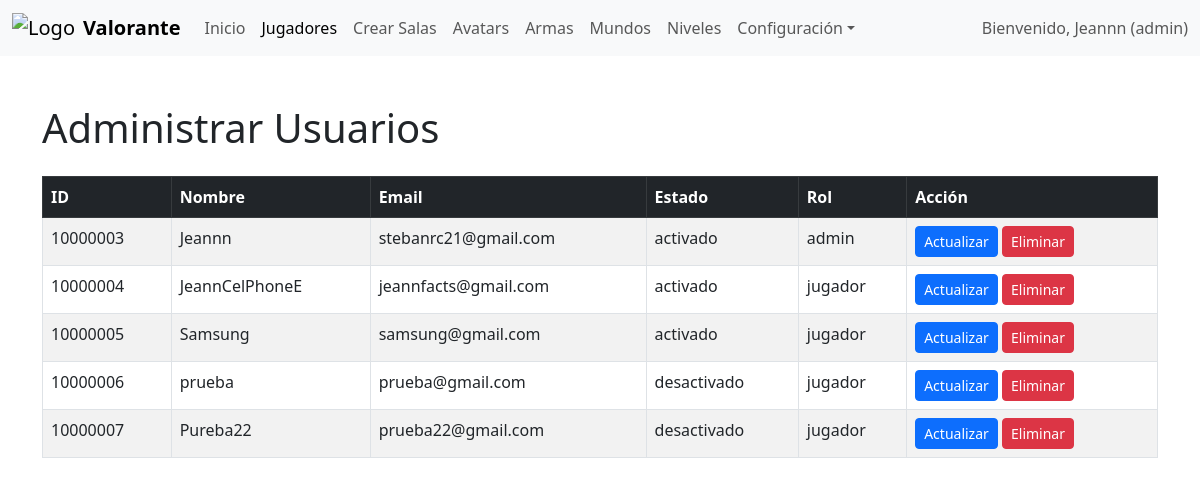
/admin/jugadores/jugadores.php (signed in), run on the app's committed database.
### tables this page shows
CREATE TABLE `usuarios` (
  `doc` int(11) NOT NULL,
  `nom_usu` varchar(255) NOT NULL,
  `contra` varchar(255) NOT NULL,
  `email` varchar(255) NOT NULL,
  `id_avatar` int(11) NOT NULL,
  `id_rol` int(11) NOT NULL,
  `id_estado` int(11) NOT NULL,
  `ultima_sesion` timestamp NOT NULL DEFAULT current_timestamp(),
  `create_at` timestamp NOT NULL DEFAULT current_timestamp(),
  `update_at` timestamp NOT NULL DEFAULT current_timestamp() ON UPDATE current_timestamp()
);

CREATE TABLE `roles` (
  `id_rol` int(11) NOT NULL,
  `nom_rol` varchar(255) NOT NULL
);

CREATE TABLE `estados` (
  `id_estado` int(11) NOT NULL,
  `nom_estado` varchar(255) NOT NULL
);

### include/consultas.php (called while the page is built, shortened)
<?php
function obtenerUsuarios() {
    return "SELECT usuarios.doc, usuarios.nom_usu, usuarios.email, estados.id_estado, nom_estado, roles.id_rol, roles.nom_rol
    FROM usuarios
    LEFT JOIN estados ON usuarios.id_estado = estados.id_estado
    LEFT JOIN roles ON usuarios.id_rol = roles.id_rol";
}
?>

### admin/jugadores/jugadores.php (the view, shortened to what this page needs)
<?php
require_once('../header.php');
?>
<body>
    <div class="container mt-5">
        <h1 class="mb-4">Administrar Usuarios</h1>
        <table class="table table-striped table-bordered">
            <thead class="table-dark">
                <tr>
                    <th>ID</th>
                    <th>Nombre</th>
                    <th>Email</th>
                    <th>Estado</th>
                    <th>Rol</th>
                    <th>Acción</th>
                </tr>
            </thead>
            <tbody>
                <?php
                try {
                    $sql = $con->prepare(obtenerUsuarios());
                    $sql->execute();
                    $filas = $sql->fetchAll(PDO::FETCH_ASSOC);
                    foreach ($filas as $detalle) {
                ?>
                    <tr>
                        <td><?php echo $detalle['doc']; ?></td>
                        <td><?php echo $detalle['nom_usu']; ?></td>
                        <td><?php echo $detalle['email']; ?></td>
                        <td><?php echo $detalle['nom_estado']; ?></td>
                        <td><?php echo $detalle['nom_rol']; ?></td>
                        <td>
                            <button class="btn btn-primary btn-sm" data-bs-toggle="modal" data-bs-target="#modalActualizar"
                                    onclick="cargarDatosModal('<?php echo $detalle['doc']; ?>',
                                                              '<?php echo $detalle['nom_usu']; ?>',
                                                              '<?php echo $detalle['email']; ?>',
                                                              '<?php echo $detalle['id_estado']; ?>',
                                                              '<?php echo $detalle['id_rol']; ?>')"> Actualizar
                            </button>
                            <a class="btn btn-danger btn-sm" href="eliminarJugadores.php?id=<?php echo $detalle['doc']; ?>" onclick="return confirm('¿Desea eliminar el registro?')">Eliminar</a>
                        </td>
                    </tr>
                <?php
                    }
                } catch (Exception $e) {
                    echo "<tr><td colspan='8'>Error al cargar los datos: " . ($e->getMessage()) . "</td></tr>";
                }
                ?>
            </tbody>
        </table>
    </div>
</body>
</html>

### admin/header.php (shortened to what this page needs)
<?php
require_once(ROOT_PATH . '/include/consultas.php');
$conex = new Database;
$con = $conex->conectar();
$id = $_SESSION['doc'];
$sql = $con->prepare("SELECT usuarios.doc AS usuario_id, usuarios.nom_usu AS nom_usu, roles.id_rol AS rol_id, roles.nom_rol AS nom_rol, usuarios.id_estado AS id_estado FROM usuarios INNER JOIN roles ON usuarios.id_rol = roles.id_rol WHERE usuarios.doc = ? ");
$sql->execute([$id]);
$fila = $sql->fetch();
?>
<!DOCTYPE html>
<html lang="es">
<head>
    <link rel="stylesheet" href="<?php echo BASE_URL . '/css/styles.css'; ?>">
    <link href="https://cdn.jsdelivr.net/npm/bootstrap@5.3.0/dist/css/bootstrap.min.css" rel="stylesheet">
</head>
<body>
    <nav class="navbar navbar-expand-lg navbar-light bg-light">
        <div class="container-fluid">
            <a class="navbar-brand d-flex align-items-center" href="<?php echo BASE_URL . '/admin/index.php'; ?>">
                <img src="<?php echo BASE_URL . '/img/SolucionesTextilesSinFondo.png'; ?>" alt="Logo" class="img-fluid" style="max-height: 60px;">
                <span class="ms-2 fw-semibold">Valorante</span>
            </a>
            <div class="collapse navbar-collapse" id="navbarContent">
                <ul class="navbar-nav me-auto mb-2 mb-lg-0">
                    <li class="nav-item"><a class="nav-link <?php echo (basename($_SERVER['PHP_SELF']) == 'index.php') ? 'active' : ''; ?>" href="<?php echo BASE_URL . '/admin/index.php'; ?>">Inicio</a></li>
                    <li class="nav-item"><a class="nav-link <?php echo (basename($_SERVER['PHP_SELF']) == 'jugadores.php') ? 'active' : ''; ?>" href="<?php echo BASE_URL . '/admin/jugadores/jugadores.php'; ?>">Jugadores</a></li>
                    <li class="nav-item"><a class="nav-link <?php echo (basename($_SERVER['PHP_SELF']) == 'crear_sala.php') ? 'active' : ''; ?>" href="<?php echo BASE_URL . '/admin/crear_sala.php'; ?>">Crear Salas</a></li>
                    <li class="nav-item"><a class="nav-link <?php echo (basename($_SERVER['PHP_SELF']) == 'avatars.php') ? 'active' : ''; ?>" href="<?php echo BASE_URL . '/admin/avatars.php'; ?>">Avatars</a></li>
                    <li class="nav-item"><a class="nav-link <?php echo (basename($_SERVER['PHP_SELF']) == 'armas.php') ? 'active' : ''; ?>" href="<?php echo BASE_URL . '/admin/armas.php'; ?>">Armas</a></li>
                    <li class="nav-item"><a class="nav-link <?php echo (basename($_SERVER['PHP_SELF']) == 'mundos.php') ? 'active' : ''; ?>" href="<?php echo BASE_URL . '/admin/mundos.php'; ?>">Mundos</a></li>
                    <li class="nav-item"><a class="nav-link <?php echo (basename($_SERVER['PHP_SELF']) == 'niveles.php') ? 'active' : ''; ?>" href="<?php echo BASE_URL . '/admin/niveles.php'; ?>">Niveles</a></li>
                    <li class="nav-item dropdown">
                        <a class="nav-link dropdown-toggle <?php echo (basename($_SERVER['PHP_SELF']) == 'perfil.php') ? 'active' : ''; ?>" href="#" id="menuOpciones" role="button" data-bs-toggle="dropdown" aria-expanded="false">Configuración</a>
                    </li>
                </ul>
                <span class="navbar-text">Bienvenido, <?php echo htmlspecialchars($fila['nom_usu']); ?> (<?php echo htmlspecialchars($fila['nom_rol']); ?>)</span>
            </div>
        </div>
    </nav>
</body>

### css/styles.css (style rules this page uses)
* { margin: 0; padding: 0; box-sizing: border-box; }
body, html { font-family: Arial, sans-serif; color: #fff; height: 100%; }
.btn { background-color: #0066cc; padding: 10px 20px; border: none; border-radius: 5px; font-size: 1rem; color: #fff; cursor: pointer; transition: background-color 0.3s ease; }

### data on the page
usuarios: nom_usu "Jeannn", id_rol.nom_rol "admin", doc "10000003", email "stebanrc21@gmail.com", id_estado.nom_estado "activado"
usuarios: doc "10000004", nom_usu "JeannCelPhoneE", email "jeannfacts@gmail.com", id_estado.nom_estado "activado", id_rol.nom_rol "jugador"
usuarios: doc "10000005", nom_usu "Samsung", email "samsung@gmail.com", id_estado.nom_estado "activado", id_rol.nom_rol "jugador"
usuarios: doc "10000006", nom_usu "prueba", email "prueba@gmail.com", id_estado.nom_estado "desactivado", id_rol.nom_rol "jugador"
usuarios: doc "10000007", nom_usu "Pureba22", email "prueba22@gmail.com", id_estado.nom_estado "desactivado", id_rol.nom_rol "jugador"
